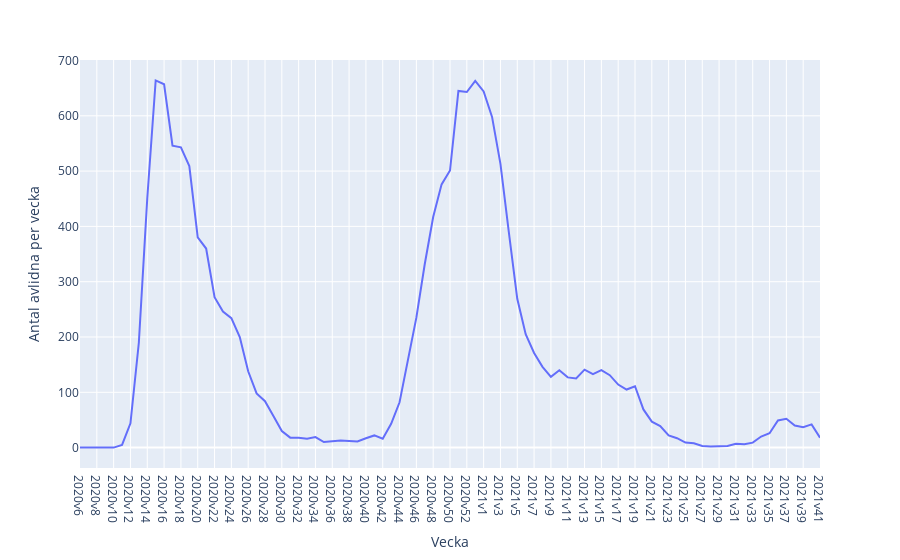
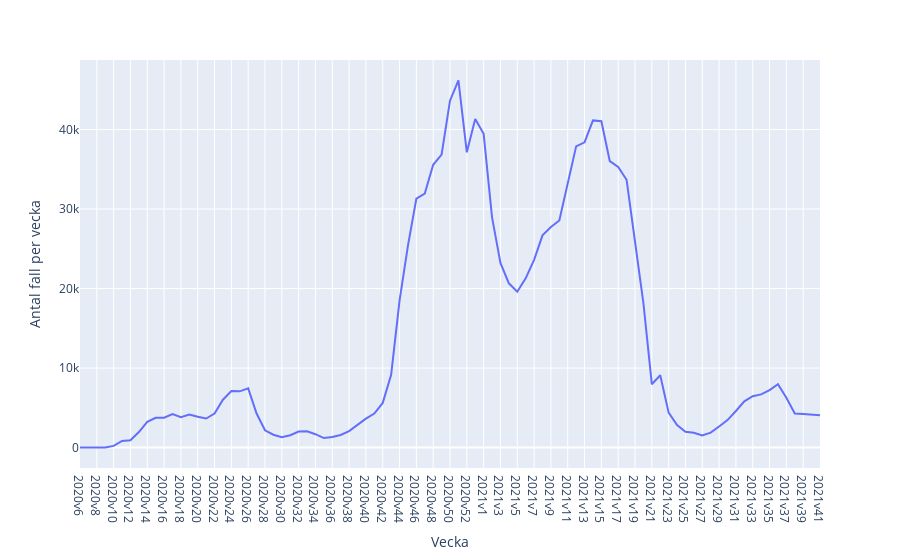
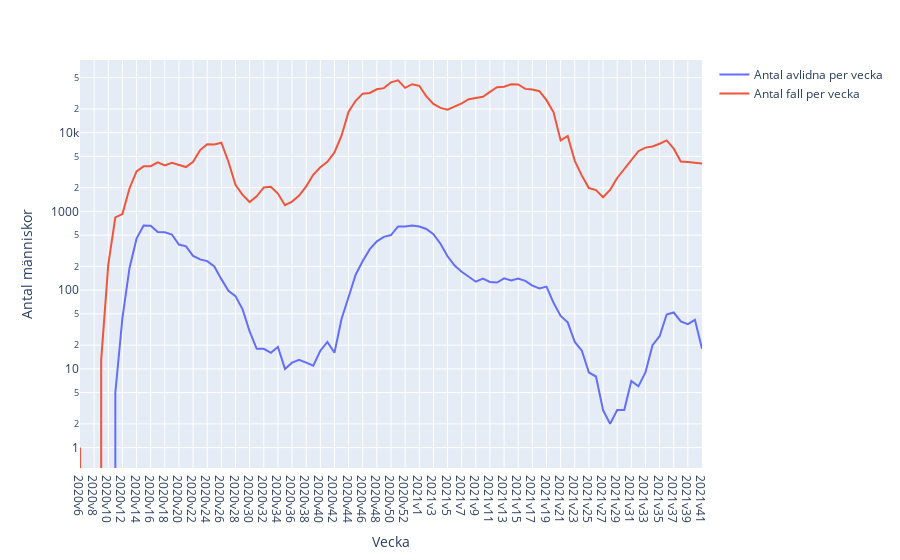
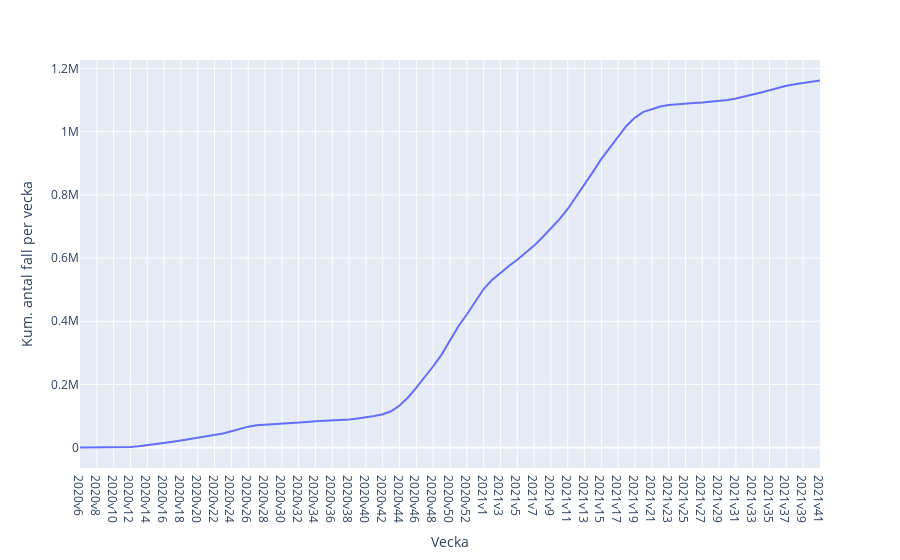

The cell these charts' notebook holds for them, in order:
### Code cell
# With plotly express

# So this will plots
# 1c avlidna fall per vecka, 2020v6 to now
# 1d nya fall per vecka, 2020v6 to now.
# 1e avlidna fall per vecka & nya fall per vecka, 2020v6 to now
# 1f kumulativt antal fall, 2020v6 to now

# List of file names
filenames = [
    "1c_avlidnavecka",
    "1d_fallvecka",
    "1e_avlidnafall",
    "1f_kumfall"
]

for ylabel,file in zip(ylabels,filenames):
    # The double plot window should be logscaled
    if len(ylabel) == 2:
        linlog = True
    else:
        linlog = False

    # Plot, default labels are modified to standard labels
    fig = px.line(
        c19sweden, x=xlabel, y=ylabel, log_y=linlog,
        labels={"value":"Antal människor", "variable":""}
    )
    fig.show()
    
    # Save figures as html files
    plotly.offline.plot(fig, filename=f"visualiseringar/{file}_plotlyx.html")

### Figure 1 — Plotly figure (JSON) as saved in the notebook; plotly's stock layout.template omitted (floating-point values rounded to 4 significant figures)
{"data": [{"hovertemplate": "Vecka=%{x}<br>Antal avlidna per vecka=%{y}<extra></extra>", "legendgroup": "", "line": {"color": "#636efa", "dash": "solid"}, "marker": {"symbol": "circle"}, "mode": "lines", "name": "", "orientation": "v", "showlegend": false, "type": "scatter", "x": ["2020v6", "2020v7", "2020v8", "2020v9", "2020v10", "2020v11", "2020v12", "2020v13", "2020v14", "2020v15", "2020v16", "2020v17", "2020v18", "2020v19", "2020v20", "2020v21", "2020v22", "2020v23", "2020v24", "2020v25", "2020v26", "2020v27", "2020v28", "2020v29", "2020v30", "2020v31", "2020v32", "2020v33", "2020v34", "2020v35", "2020v36", "2020v37", "2020v38", "2020v39", "2020v40", "2020v41", "2020v42", "2020v43", "2020v44", "2020v45", "2020v46", "2020v47", "2020v48", "2020v49", "2020v50", "2020v51", "2020v52", "2020v53", "2021v1", "2021v2", "2021v3", "2021v4", "2021v5", "2021v6", "2021v7", "2021v8", "2021v9", "2021v10", "2021v11", "2021v12", "2021v13", "2021v14", "2021v15", "2021v16", "2021v17", "2021v18", "2021v19", "2021v20", "2021v21", "2021v22", "2021v23", "2021v24", "2021v25", "2021v26", "2021v27", "2021v28", "2021v29", "2021v30", "2021v31", "2021v32", "2021v33", "2021v34", "2021v35", "2021v36", "2021v37", "2021v38", "2021v39", "2021v40", "2021v41"], "xaxis": "x", "y": [0, 0, 0, 0, 0, 5, 44, 190, 451, 664, 657, 546, 543, 509, 380, 360, 272, 246, 234, 200, 138, 98, 84, 57, 30, 18, 18, 16, 19, 10, 12, 13, 12, 11, 17, 22, 16, 43, 82, 157, 235, 332, 417, 476, 501, 645, 643, 663, 644, 598, 513, 389, 269, 205, 171, 146, 128, 140, 127, 125, 141, 133, 140, 131, 114, 105, 111, 69, 47, 39, 22, 17, 9, 8, 3, 2, 3, 3, 7, 6, 9, 20, 26, 49, 52, 40, 37, 42, 18], "yaxis": "y"}], "layout": {"legend": {"tracegroupgap": 0}, "margin": {"t": 60}, "xaxis": {"anchor": "y", "domain": [0, 1], "title": {"text": "Vecka"}}, "yaxis": {"anchor": "x", "domain": [0, 1], "title": {"text": "Antal avlidna per vecka"}}}}

### Figure 2 — Plotly figure (JSON) as saved in the notebook; plotly's stock layout.template omitted (floating-point values rounded to 4 significant figures)
{"data": [{"hovertemplate": "Vecka=%{x}<br>Antal fall per vecka=%{y}<extra></extra>", "legendgroup": "", "line": {"color": "#636efa", "dash": "solid"}, "marker": {"symbol": "circle"}, "mode": "lines", "name": "", "orientation": "v", "showlegend": false, "type": "scatter", "x": ["2020v6", "2020v7", "2020v8", "2020v9", "2020v10", "2020v11", "2020v12", "2020v13", "2020v14", "2020v15", "2020v16", "2020v17", "2020v18", "2020v19", "2020v20", "2020v21", "2020v22", "2020v23", "2020v24", "2020v25", "2020v26", "2020v27", "2020v28", "2020v29", "2020v30", "2020v31", "2020v32", "2020v33", "2020v34", "2020v35", "2020v36", "2020v37", "2020v38", "2020v39", "2020v40", "2020v41", "2020v42", "2020v43", "2020v44", "2020v45", "2020v46", "2020v47", "2020v48", "2020v49", "2020v50", "2020v51", "2020v52", "2020v53", "2021v1", "2021v2", "2021v3", "2021v4", "2021v5", "2021v6", "2021v7", "2021v8", "2021v9", "2021v10", "2021v11", "2021v12", "2021v13", "2021v14", "2021v15", "2021v16", "2021v17", "2021v18", "2021v19", "2021v20", "2021v21", "2021v22", "2021v23", "2021v24", "2021v25", "2021v26", "2021v27", "2021v28", "2021v29", "2021v30", "2021v31", "2021v32", "2021v33", "2021v34", "2021v35", "2021v36", "2021v37", "2021v38", "2021v39", "2021v40", "2021v41"], "xaxis": "x", "y": [1, 0, 0, 13, 211, 838, 924, 1957, 3229, 3740, 3752, 4203, 3832, 4153, 3869, 3659, 4280, 6021, 7123, 7073, 7455, 4279, 2179, 1622, 1316, 1556, 2014, 2052, 1687, 1200, 1332, 1592, 2080, 2919, 3642, 4278, 5620, 9155, 18474, 25405, 31319, 31944, 35560, 36837, 43631, 46177, 37134, 41323, 39455, 28942, 23230, 20660, 19605, 21283, 23615, 26690, 27748, 28555, 33033, 37881, 38386, 41147, 41038, 36032, 35306, 33680, 25916, 18169, 7974, 9094, 4394, 2848, 1982, 1869, 1514, 1881, 2662, 3459, 4608, 5820, 6466, 6688, 7236, 7972, 6266, 4298, 4241, 4141, 4062], "yaxis": "y"}], "layout": {"legend": {"tracegroupgap": 0}, "margin": {"t": 60}, "xaxis": {"anchor": "y", "domain": [0, 1], "title": {"text": "Vecka"}}, "yaxis": {"anchor": "x", "domain": [0, 1], "title": {"text": "Antal fall per vecka"}}}}

### Figure 3 — Plotly figure (JSON) as saved in the notebook; plotly's stock layout.template omitted (floating-point values rounded to 4 significant figures)
{"data": [{"hovertemplate": "=Antal avlidna per vecka<br>Vecka=%{x}<br>Antal människor=%{y}<extra></extra>", "legendgroup": "Antal avlidna per vecka", "line": {"color": "#636efa", "dash": "solid"}, "marker": {"symbol": "circle"}, "mode": "lines", "name": "Antal avlidna per vecka", "orientation": "v", "showlegend": true, "type": "scatter", "x": ["2020v6", "2020v7", "2020v8", "2020v9", "2020v10", "2020v11", "2020v12", "2020v13", "2020v14", "2020v15", "2020v16", "2020v17", "2020v18", "2020v19", "2020v20", "2020v21", "2020v22", "2020v23", "2020v24", "2020v25", "2020v26", "2020v27", "2020v28", "2020v29", "2020v30", "2020v31", "2020v32", "2020v33", "2020v34", "2020v35", "2020v36", "2020v37", "2020v38", "2020v39", "2020v40", "2020v41", "2020v42", "2020v43", "2020v44", "2020v45", "2020v46", "2020v47", "2020v48", "2020v49", "2020v50", "2020v51", "2020v52", "2020v53", "2021v1", "2021v2", "2021v3", "2021v4", "2021v5", "2021v6", "2021v7", "2021v8", "2021v9", "2021v10", "2021v11", "2021v12", "2021v13", "2021v14", "2021v15", "2021v16", "2021v17", "2021v18", "2021v19", "2021v20", "2021v21", "2021v22", "2021v23", "2021v24", "2021v25", "2021v26", "2021v27", "2021v28", "2021v29", "2021v30", "2021v31", "2021v32", "2021v33", "2021v34", "2021v35", "2021v36", "2021v37", "2021v38", "2021v39", "2021v40", "2021v41"], "xaxis": "x", "y": [0, 0, 0, 0, 0, 5, 44, 190, 451, 664, 657, 546, 543, 509, 380, 360, 272, 246, 234, 200, 138, 98, 84, 57, 30, 18, 18, 16, 19, 10, 12, 13, 12, 11, 17, 22, 16, 43, 82, 157, 235, 332, 417, 476, 501, 645, 643, 663, 644, 598, 513, 389, 269, 205, 171, 146, 128, 140, 127, 125, 141, 133, 140, 131, 114, 105, 111, 69, 47, 39, 22, 17, 9, 8, 3, 2, 3, 3, 7, 6, 9, 20, 26, 49, 52, 40, 37, 42, 18], "yaxis": "y"}, {"hovertemplate": "=Antal fall per vecka<br>Vecka=%{x}<br>Antal människor=%{y}<extra></extra>", "legendgroup": "Antal fall per vecka", "line": {"color": "#EF553B", "dash": "solid"}, "marker": {"symbol": "circle"}, "mode": "lines", "name": "Antal fall per vecka", "orientation": "v", "showlegend": true, "type": "scatter", "x": ["2020v6", "2020v7", "2020v8", "2020v9", "2020v10", "2020v11", "2020v12", "2020v13", "2020v14", "2020v15", "2020v16", "2020v17", "2020v18", "2020v19", "2020v20", "2020v21", "2020v22", "2020v23", "2020v24", "2020v25", "2020v26", "2020v27", "2020v28", "2020v29", "2020v30", "2020v31", "2020v32", "2020v33", "2020v34", "2020v35", "2020v36", "2020v37", "2020v38", "2020v39", "2020v40", "2020v41", "2020v42", "2020v43", "2020v44", "2020v45", "2020v46", "2020v47", "2020v48", "2020v49", "2020v50", "2020v51", "2020v52", "2020v53", "2021v1", "2021v2", "2021v3", "2021v4", "2021v5", "2021v6", "2021v7", "2021v8", "2021v9", "2021v10", "2021v11", "2021v12", "2021v13", "2021v14", "2021v15", "2021v16", "2021v17", "2021v18", "2021v19", "2021v20", "2021v21", "2021v22", "2021v23", "2021v24", "2021v25", "2021v26", "2021v27", "2021v28", "2021v29", "2021v30", "2021v31", "2021v32", "2021v33", "2021v34", "2021v35", "2021v36", "2021v37", "2021v38", "2021v39", "2021v40", "2021v41"], "xaxis": "x", "y": [1, 0, 0, 13, 211, 838, 924, 1957, 3229, 3740, 3752, 4203, 3832, 4153, 3869, 3659, 4280, 6021, 7123, 7073, 7455, 4279, 2179, 1622, 1316, 1556, 2014, 2052, 1687, 1200, 1332, 1592, 2080, 2919, 3642, 4278, 5620, 9155, 18474, 25405, 31319, 31944, 35560, 36837, 43631, 46177, 37134, 41323, 39455, 28942, 23230, 20660, 19605, 21283, 23615, 26690, 27748, 28555, 33033, 37881, 38386, 41147, 41038, 36032, 35306, 33680, 25916, 18169, 7974, 9094, 4394, 2848, 1982, 1869, 1514, 1881, 2662, 3459, 4608, 5820, 6466, 6688, 7236, 7972, 6266, 4298, 4241, 4141, 4062], "yaxis": "y"}], "layout": {"legend": {"title": {"text": ""}, "tracegroupgap": 0}, "margin": {"t": 60}, "xaxis": {"anchor": "y", "domain": [0, 1], "title": {"text": "Vecka"}}, "yaxis": {"anchor": "x", "domain": [0, 1], "title": {"text": "Antal människor"}, "type": "log"}}}

### Figure 4 — Plotly figure (JSON) as saved in the notebook; plotly's stock layout.template omitted (floating-point values rounded to 4 significant figures)
{"data": [{"hovertemplate": "Vecka=%{x}<br>Kum. antal fall per vecka=%{y}<extra></extra>", "legendgroup": "", "line": {"color": "#636efa", "dash": "solid"}, "marker": {"symbol": "circle"}, "mode": "lines", "name": "", "orientation": "v", "showlegend": false, "type": "scatter", "x": ["2020v6", "2020v7", "2020v8", "2020v9", "2020v10", "2020v11", "2020v12", "2020v13", "2020v14", "2020v15", "2020v16", "2020v17", "2020v18", "2020v19", "2020v20", "2020v21", "2020v22", "2020v23", "2020v24", "2020v25", "2020v26", "2020v27", "2020v28", "2020v29", "2020v30", "2020v31", "2020v32", "2020v33", "2020v34", "2020v35", "2020v36", "2020v37", "2020v38", "2020v39", "2020v40", "2020v41", "2020v42", "2020v43", "2020v44", "2020v45", "2020v46", "2020v47", "2020v48", "2020v49", "2020v50", "2020v51", "2020v52", "2020v53", "2021v1", "2021v2", "2021v3", "2021v4", "2021v5", "2021v6", "2021v7", "2021v8", "2021v9", "2021v10", "2021v11", "2021v12", "2021v13", "2021v14", "2021v15", "2021v16", "2021v17", "2021v18", "2021v19", "2021v20", "2021v21", "2021v22", "2021v23", "2021v24", "2021v25", "2021v26", "2021v27", "2021v28", "2021v29", "2021v30", "2021v31", "2021v32", "2021v33", "2021v34", "2021v35", "2021v36", "2021v37", "2021v38", "2021v39", "2021v40", "2021v41"], "xaxis": "x", "y": [1, 1, 1, 14, 225, 1063, 1987, 3944, 7173, 10913, 14665, 18868, 22700, 26853, 30722, 34381, 38661, 44682, 51805, 58878, 66333, 70612, 72791, 74413, 75729, 77285, 79299, 81351, 83038, 84238, 85570, 87162, 89242, 92161, 95803, 100081, 105701, 114856, 133330, 158735, 190054, 221998, 257558, 294395, 338026, 384203, 421337, 462660, 502115, 531057, 554287, 574947, 594552, 615835, 639450, 666140, 693888, 722443, 755476, 793357, 831743, 872890, 913928, 949960, 985266, 1018946, 1044862, 1063031, 1071005, 1080099, 1084493, 1087341, 1089323, 1091192, 1092706, 1094587, 1097249, 1100708, 1105316, 1111136, 1117602, 1124290, 1131526, 1139498, 1145764, 1150062, 1154303, 1158444, 1162506], "yaxis": "y"}], "layout": {"legend": {"tracegroupgap": 0}, "margin": {"t": 60}, "xaxis": {"anchor": "y", "domain": [0, 1], "title": {"text": "Vecka"}}, "yaxis": {"anchor": "x", "domain": [0, 1], "title": {"text": "Kum. antal fall per vecka"}}}}
